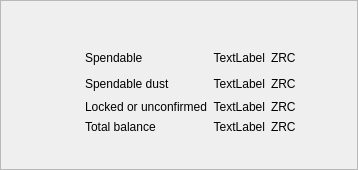
<?xml version="1.0" encoding="UTF-8"?>
<ui version="4.0">
 <class>BalanceFrame</class>
 <widget class="QFrame" name="BalanceFrame">
  <property name="geometry">
   <rect>
    <x>0</x>
    <y>0</y>
    <width>358</width>
    <height>170</height>
   </rect>
  </property>
  <property name="sizePolicy">
   <sizepolicy hsizetype="Expanding" vsizetype="Expanding">
    <horstretch>0</horstretch>
    <verstretch>0</verstretch>
   </sizepolicy>
  </property>
  <property name="windowTitle">
   <string>Frame</string>
  </property>
  <property name="frameShape">
   <enum>QFrame::StyledPanel</enum>
  </property>
  <property name="frameShadow">
   <enum>QFrame::Raised</enum>
  </property>
  <layout class="QGridLayout" name="gridLayout">
   <item row="6" column="5">
    <widget class="QLabel" name="m_overviewLockedOrUnconfirmedBalanceLabel">
     <property name="sizePolicy">
      <sizepolicy hsizetype="Minimum" vsizetype="Preferred">
       <horstretch>0</horstretch>
       <verstretch>0</verstretch>
      </sizepolicy>
     </property>
     <property name="cursor">
      <cursorShape>PointingHandCursor</cursorShape>
     </property>
     <property name="toolTip">
      <string>Click to copy</string>
     </property>
     <property name="text">
      <string>TextLabel</string>
     </property>
     <property name="alignment">
      <set>Qt::AlignRight|Qt::AlignTrailing|Qt::AlignVCenter</set>
     </property>
    </widget>
   </item>
   <item row="5" column="5">
    <widget class="QLabel" name="m_overviewSpendableDustBalanceLabel">
     <property name="sizePolicy">
      <sizepolicy hsizetype="Minimum" vsizetype="Preferred">
       <horstretch>0</horstretch>
       <verstretch>0</verstretch>
      </sizepolicy>
     </property>
     <property name="cursor">
      <cursorShape>PointingHandCursor</cursorShape>
     </property>
     <property name="toolTip">
      <string>Click to copy</string>
     </property>
     <property name="text">
      <string>TextLabel</string>
     </property>
     <property name="alignment">
      <set>Qt::AlignRight|Qt::AlignTrailing|Qt::AlignVCenter</set>
     </property>
    </widget>
   </item>
   <item row="8" column="4" colspan="3">
    <spacer name="verticalSpacer">
     <property name="orientation">
      <enum>Qt::Vertical</enum>
     </property>
     <property name="sizeType">
      <enum>QSizePolicy::Expanding</enum>
     </property>
     <property name="sizeHint" stdset="0">
      <size>
       <width>20</width>
       <height>0</height>
      </size>
     </property>
    </spacer>
   </item>
   <item row="4" column="4">
    <widget class="QLabel" name="m_overviewSpendableBalanceTextLabel">
     <property name="text">
      <string>Spendable</string>
     </property>
     <property name="indent">
      <number>0</number>
     </property>
    </widget>
   </item>
   <item row="4" column="5">
    <widget class="QLabel" name="m_overviewSpendableBalanceLabel">
     <property name="sizePolicy">
      <sizepolicy hsizetype="Minimum" vsizetype="Preferred">
       <horstretch>0</horstretch>
       <verstretch>0</verstretch>
      </sizepolicy>
     </property>
     <property name="cursor">
      <cursorShape>PointingHandCursor</cursorShape>
     </property>
     <property name="toolTip">
      <string>Click to copy</string>
     </property>
     <property name="text">
      <string>TextLabel</string>
     </property>
     <property name="alignment">
      <set>Qt::AlignRight|Qt::AlignTrailing|Qt::AlignVCenter</set>
     </property>
    </widget>
   </item>
   <item row="7" column="6">
    <widget class="QLabel" name="m_overviewTotalBalanceTickerLabel">
     <property name="text">
      <string>ZRC</string>
     </property>
    </widget>
   </item>
   <item row="7" column="4">
    <widget class="QLabel" name="m_overviewTotalBalanceTextLabel">
     <property name="text">
      <string>Total balance</string>
     </property>
     <property name="indent">
      <number>0</number>
     </property>
    </widget>
   </item>
   <item row="6" column="6">
    <widget class="QLabel" name="m_overviewLockedOrUnconfirmedBalanceTickerLabel">
     <property name="text">
      <string>ZRC</string>
     </property>
     <property name="indent">
      <number>0</number>
     </property>
    </widget>
   </item>
   <item row="3" column="4">
    <spacer name="verticalSpacer_8">
     <property name="orientation">
      <enum>Qt::Vertical</enum>
     </property>
     <property name="sizeType">
      <enum>QSizePolicy::Fixed</enum>
     </property>
     <property name="sizeHint" stdset="0">
      <size>
       <width>20</width>
       <height>0</height>
      </size>
     </property>
    </spacer>
   </item>
   <item row="4" column="3">
    <spacer name="horizontalSpacer_4">
     <property name="orientation">
      <enum>Qt::Horizontal</enum>
     </property>
     <property name="sizeType">
      <enum>QSizePolicy::Fixed</enum>
     </property>
     <property name="sizeHint" stdset="0">
      <size>
       <width>10</width>
       <height>20</height>
      </size>
     </property>
    </spacer>
   </item>
   <item row="6" column="4">
    <widget class="QLabel" name="m_overviewLockedOrUnconfirmedBalanceTextLabel">
     <property name="text">
      <string>Locked or unconfirmed</string>
     </property>
     <property name="indent">
      <number>0</number>
     </property>
    </widget>
   </item>
   <item row="4" column="6">
    <widget class="QLabel" name="m_overviewSpendableBalanceTickerLabel">
     <property name="text">
      <string>ZRC</string>
     </property>
     <property name="indent">
      <number>0</number>
     </property>
    </widget>
   </item>
   <item row="7" column="5">
    <widget class="QLabel" name="m_overviewTotalBalanceLabel">
     <property name="sizePolicy">
      <sizepolicy hsizetype="Minimum" vsizetype="Preferred">
       <horstretch>0</horstretch>
       <verstretch>0</verstretch>
      </sizepolicy>
     </property>
     <property name="cursor">
      <cursorShape>PointingHandCursor</cursorShape>
     </property>
     <property name="toolTip">
      <string>Click to copy</string>
     </property>
     <property name="text">
      <string>TextLabel</string>
     </property>
     <property name="alignment">
      <set>Qt::AlignRight|Qt::AlignTrailing|Qt::AlignVCenter</set>
     </property>
    </widget>
   </item>
   <item row="5" column="6">
    <widget class="QLabel" name="m_overviewSpendableDustBalanceTickerLabel">
     <property name="text">
      <string>ZRC</string>
     </property>
     <property name="indent">
      <number>0</number>
     </property>
    </widget>
   </item>
   <item row="5" column="4">
    <widget class="QLabel" name="m_overviewSpendableDustBalanceTextLabel">
     <property name="text">
      <string>Spendable dust</string>
     </property>
     <property name="indent">
      <number>0</number>
     </property>
    </widget>
   </item>
   <item row="1" column="4">
    <spacer name="verticalSpacer_2">
     <property name="orientation">
      <enum>Qt::Vertical</enum>
     </property>
     <property name="sizeType">
      <enum>QSizePolicy::Expanding</enum>
     </property>
     <property name="sizeHint" stdset="0">
      <size>
       <width>20</width>
       <height>0</height>
      </size>
     </property>
    </spacer>
   </item>
   <item row="2" column="2" rowspan="6">
    <widget class="QLabel" name="m_overviewBalanceIconLabel">
     <property name="text">
      <string/>
     </property>
     <property name="pixmap">
      <pixmap resource="resources.qrc">:/icons/actual_balance</pixmap>
     </property>
    </widget>
   </item>
   <item row="5" column="0">
    <spacer name="horizontalSpacer_2">
     <property name="orientation">
      <enum>Qt::Horizontal</enum>
     </property>
     <property name="sizeHint" stdset="0">
      <size>
       <width>20</width>
       <height>20</height>
      </size>
     </property>
    </spacer>
   </item>
   <item row="5" column="7">
    <spacer name="horizontalSpacer">
     <property name="orientation">
      <enum>Qt::Horizontal</enum>
     </property>
     <property name="sizeHint" stdset="0">
      <size>
       <width>20</width>
       <height>20</height>
      </size>
     </property>
    </spacer>
   </item>
  </layout>
 </widget>
 <resources>
  <include location="resources.qrc"/>
 </resources>
 <connections/>
</ui>
